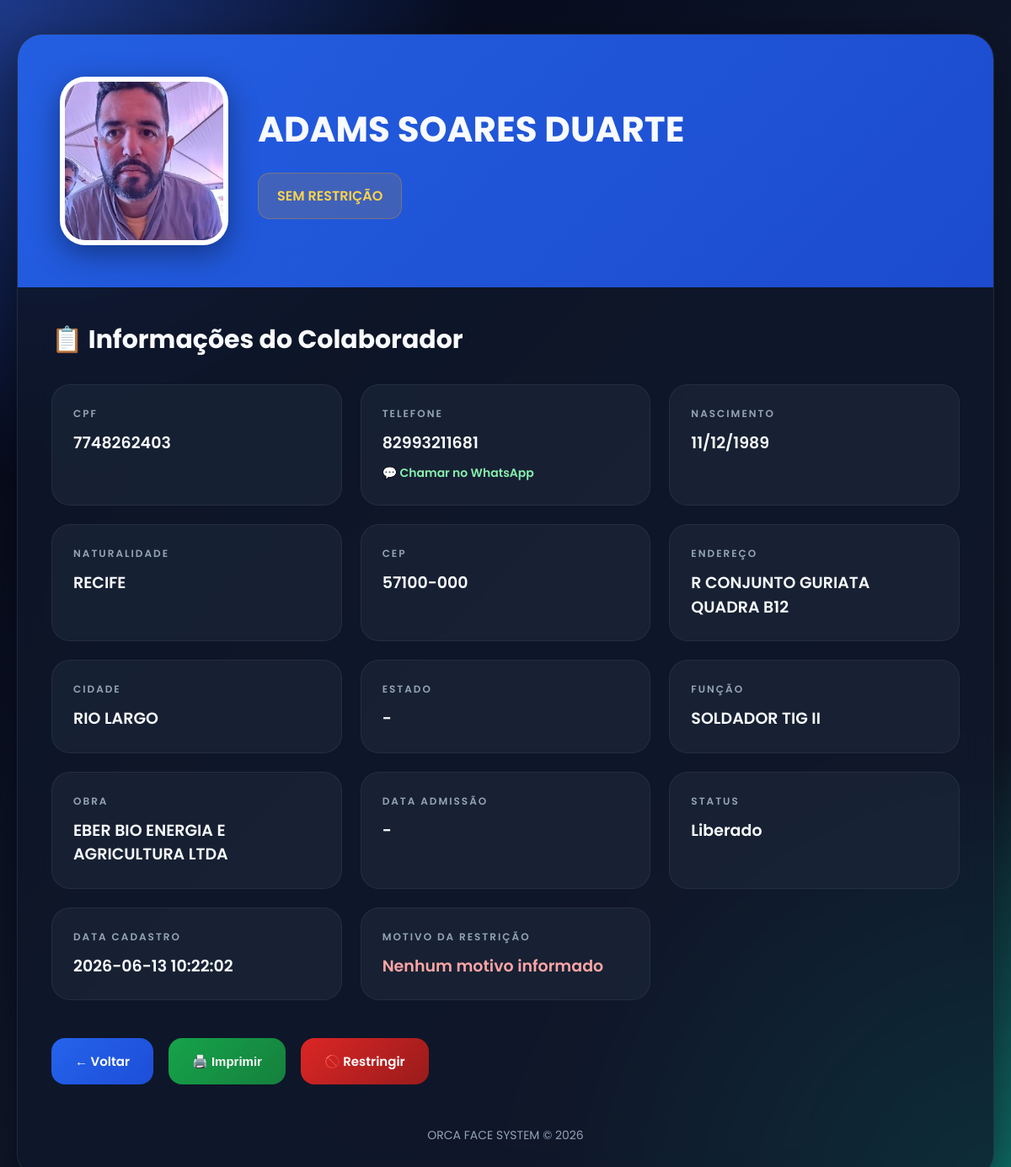
Screenshot of /colaborador/3 (signed in) with the database file from the repository.
### models.py (models this page shows, shortened)
class Colaborador(db.Model):
    __tablename__ = 'colaborador'
    id = db.Column(
        db.Integer,
        primary_key=True
    )
    nome = db.Column(
        db.String(200),
        nullable=False
    )
    cpf = db.Column(
        db.String(20),
        unique=True,
        nullable=False
    )
    telefone = db.Column(
        db.String(20)
    )
    data_nascimento = db.Column(
        db.String(50)
    )
    naturalidade = db.Column(
        db.String(100)
    )
    cep = db.Column(
        db.String(20)
    )
    endereco = db.Column(
        db.String(300)
    )
    cidade = db.Column(
        db.String(100)
    )
    estado = db.Column(
        db.String(100)
    )
    funcao = db.Column(
        db.String(100)
    )
    campo = db.Column(
        db.String(200)
    )
    campo_isolado = db.Column(
        db.Boolean,
        default=False
    )
    obra = db.Column(
        db.String(200)
    )
    foto = db.Column(
        db.String(300)
    )
    status = db.Column(
        db.String(50),
        default='Liberado'
    )
    pre_admissao = db.Column(
        db.String(100),
        default='Em análise'
    )
    data_admissao = db.Column(
        db.String(50)
    )
    restrito = db.Column(
        db.Boolean,
        default=False
    )
    motivo = db.Column(
        db.String(500)
    )
    data_cadastro = db.Column(
        db.DateTime,
        server_default=db.func.now()
    )

### app.py (the view)
@app.route('/colaborador/<int:id>')
@login_required
def ver_colaborador(id):
    colaborador = Colaborador.query.get(id)
    if not colaborador:
        return 'Colaborador não encontrado'
    return render_template(
        'colaborador.html',
        c=colaborador
    )

### app.py (called while the page is built)
def login_required(f):
    @wraps(f)
    def decorated_function(*args, **kwargs):
        if 'usuario' not in session:
            return redirect('/login')
        return f(*args, **kwargs)
    return decorated_function

### templates/colaborador.html (shortened to what this page needs)
<!DOCTYPE html>
<html lang="pt-br">
<head>
</head>
<body>
<div class="card">
    <div class="header">
        <div class="topo">
            {% if c.foto %}
            <img
            class="foto"
            src="{{ c.foto }}">
            {% else %}
            <img
            class="foto"
            src="https://cdn-icons-png.flaticon.com/512/149/149071.png">
            {% endif %}
            <div class="dados-principais">
                <div class="nome">
                    {{ c.nome }}
                </div>
                {% if c.restrito %}
                <div class="status status-bloq">
                    🚫 COLABORADOR RESTRITO
                </div>
                {% elif c.pre_admissao == 'Em análise' %}
                <div class="status status-admissao">
                     SEM RESTRIÇÃO
                </div>
                {% else %}
                <div class="status status-ok">
                    ✅ COLABORADOR LIBERADO
                </div>
                {% endif %}
            </div>
        </div>
    </div>
    <div class="conteudo">
        <div class="titulo-secao">
            📋 Informações do Colaborador
        </div>
        <div class="info">
            <div class="box">
                <div class="titulo">CPF</div>
                <div class="valor">{{ c.cpf or '-' }}</div>
            </div>
            <div class="box">
                <div class="titulo">Telefone</div>
                <div class="valor">
                    {{ c.telefone or '-' }}
                    {% if c.telefone %}
                    <br>
                    <a
                    class="whatsapp"
                    href="https://wa.me/55{{ c.telefone }}"
                    target="_blank">
                        💬 Chamar no WhatsApp
                    </a>
                    {% endif %}
                </div>
            </div>
            <div class="box">
                <div class="titulo">Nascimento</div>
                <div class="valor">{{ c.data_nascimento or '-' }}</div>
            </div>
            <div class="box">
                <div class="titulo">Naturalidade</div>
                <div class="valor">{{ c.naturalidade or '-' }}</div>
            </div>
            <div class="box">
                <div class="titulo">CEP</div>
                <div class="valor">{{ c.cep or '-' }}</div>
            </div>
            <div class="box">
                <div class="titulo">Endereço</div>
                <div class="valor">{{ c.endereco or '-' }}</div>
            </div>
            <div class="box">
                <div class="titulo">Cidade</div>
                <div class="valor">{{ c.cidade or '-' }}</div>
            </div>
            <div class="box">
                <div class="titulo">Estado</div>
                <div class="valor">{{ c.estado or '-' }}</div>
            </div>
            <div class="box">
                <div class="titulo">Função</div>
                <div class="valor">{{ c.funcao or '-' }}</div>
            </div>
            <div class="box">
                <div class="titulo">Obra</div>
                <div class="valor">{{ c.obra or '-' }}</div>
            </div>
            <div class="box">
                <div class="titulo">Data Admissão</div>
                <div class="valor">{{ c.data_admissao or '-' }}</div>
            </div>
            <div class="box">
                <div class="titulo">Status</div>
                <div class="valor">{{ c.status or 'Liberado' }}</div>
            </div>
            <div class="box">
                <div class="titulo">Data Cadastro</div>
                <div class="valor">{{ c.data_cadastro or '-' }}</div>
            </div>
            <div class="box">
                <div class="titulo">Motivo da Restrição</div>
                <div class="valor motivo">
                    {{ c.motivo or 'Nenhum motivo informado' }}
                </div>
            </div>
        </div>
        <div class="acoes">
            <a href="/" class="btn btn-voltar">
                ← Voltar
            </a>
            <button
            onclick="window.print()"
            class="btn btn-imprimir">
                🖨️ Imprimir
            </button>
            {% if c.restrito %}
            <a
            href="/liberar/{{ c.id }}"
            class="btn btn-liberar">
                ✅ Liberar
            </a>
            {% else %}
            <a
            href="/restringir/{{ c.id }}"
            class="btn btn-restringir">
                🚫 Restringir
            </a>
            {% endif %}
        </div>
        <div class="footer">
            ORCA FACE SYSTEM © 2026
        </div>
    </div>
</div>
</body>
</html>

### templates/colaborador.html (style rules this page uses)
* { margin:0; padding:0; box-sizing:border-box; }
:root { --bg:#020617; --card:#0f172a; --card2:#111827; --blue:#3b82f6; --blue2:#2563eb; --green:#22c55e; --red:#ef4444; --yellow:#f59e0b; --text:#f8fafc; --muted:#94a3b8; }
body { font-family:'Poppins',sans-serif; background: radial-gradient(circle at top left,#1e3a8a 0%,transparent 30%), radial-gradient(circle at bottom right,#0f766e 0%,transparent 30%), linear-gradient(135deg,#020617,#0f172a,#111827); min-height:100vh; padding:40px 20px; color:var(--text); overflow-x:hidden; }
.card { max-width:1300px; margin:auto; background:rgba(15,23,42,0.75); backdrop-filter:blur(18px); border:1px solid rgba(255,255,255,0.08); border-radius:30px; overflow:hidden; box-shadow: 0 20px 60px rgba(0,0,0,0.5); }
.header { position:relative; padding:50px; background: linear-gradient( 135deg, rgba(37,99,235,0.95), rgba(29,78,216,0.95)); overflow:hidden; }
.topo { display:flex; align-items:center; gap:35px; flex-wrap:wrap; }
.foto { width:200px; height:200px; object-fit:cover; border-radius:30px; border:6px solid rgba(255,255,255,0.95); background:white; box-shadow: 0 10px 35px rgba(0,0,0,0.4); }
.dados-principais { flex:1; }
.nome { font-size:42px; font-weight:700; margin-bottom:20px; }
.status { display:inline-flex; align-items:center; gap:10px; padding:14px 22px; border-radius:14px; font-size:16px; font-weight:600; }
.status-admissao { background:rgba(245,158,11,0.15); color:#fcd34d; border:1px solid rgba(245,158,11,0.3); }
.conteudo { padding:40px; }
.titulo-secao { font-size:30px; font-weight:700; margin-bottom:30px; }
.info { display:grid; grid-template-columns: repeat(auto-fit,minmax(260px,1fr)); gap:22px; }
.box { background:rgba(30,41,59,0.65); border:1px solid rgba(255,255,255,0.06); border-radius:22px; padding:25px; transition:0.35s; }
.titulo { color:var(--muted); font-size:12px; text-transform:uppercase; letter-spacing:2px; margin-bottom:12px; font-weight:600; }
.valor { font-size:19px; font-weight:600; line-height:1.5; word-break:break-word; }
.motivo { color:#fca5a5; }
.whatsapp { margin-top:10px; display:inline-flex; align-items:center; gap:8px; text-decoration:none; color:#86efac; font-size:14px; font-weight:600; }
.acoes { margin-top:45px; display:flex; gap:18px; flex-wrap:wrap; }
.btn { padding:16px 28px; border:none; border-radius:16px; cursor:pointer; text-decoration:none; color:white; font-size:15px; font-weight:600; transition:0.35s; display:flex; align-items:center; gap:10px; }
.btn-voltar { background: linear-gradient( 135deg, #2563eb, #1d4ed8); }
.btn-imprimir { background: linear-gradient( 135deg, #16a34a, #15803d); }
.btn-restringir { background: linear-gradient( 135deg, #dc2626, #991b1b); }
.footer { margin-top:50px; text-align:center; color:var(--muted); font-size:14px; }

### rows the page displays
Colaborador: foto (picture), nome "ADAMS SOARES DUARTE", cpf "7748262403", telefone "82993211681", data_nascimento "11/12/1989", naturalidade "RECIFE", cep "57100-000", endereco "R CONJUNTO GURIATA QUADRA B12", cidade "RIO LARGO", estado "-", funcao "SOLDADOR TIG II", obra "EBER BIO ENERGIA E AGRICULTURA LTDA", data_admissao "-", status "Liberado", data_cadastro "2026-06-13 10:22:02", motivo "Nenhum motivo informado"
